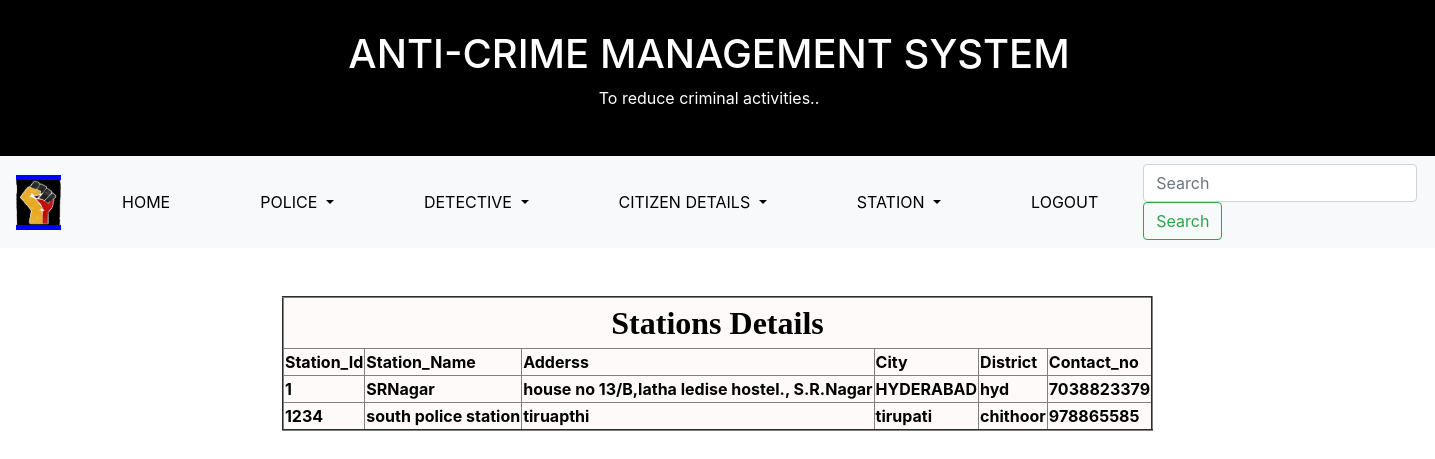
The page /viwestation/ on the database its author committed.
### app/models.py (models this page shows)
class Station(models.Model):
    station_id= models.IntegerField(primary_key=True)
    station_name=models.CharField(max_length=20)
    address= models.CharField(max_length=100)
    city=models.CharField(max_length=20)
    district=models.CharField(max_length=20)
    contact_no=models.IntegerField()

### templates/viwestation.html (shortened to what this page needs)
<!DOCTYPE html>
{%load staticfiles%}
<html lang="en" dir="ltr">
  <head>
    <link href="https://stackpath.bootstrapcdn.com/bootstrap/4.4.1/css/bootstrap.min.css" rel="stylesheet">
  </head>
  <body>
    <div class="header">
      <h1>ANTI-CRIME MANAGEMENT SYSTEM</h1>
      <p>To reduce criminal activities..</p>
    </div>
    <nav class="navbar navbar-expand-lg navbar-light bg-light">
  <a class="navbar-brand" href="https://www.aiacb.com/">
  <img src="{%static "images/brand2.jpg"%}" alt="" height="45px" width="45px">
  </a>
  <div class="collapse navbar-collapse" id="navbarSupportedContent">
    <ul class="navbar-nav mr-auto">
      <li class="nav-item active">
        <a class="nav-link" href="/adminlog/">HOME <span class="sr-only">(current)</span></a>
      </li>
      <li class="nav-item dropdown">
        <a class="nav-link dropdown-toggle" href="#" id="navbardrop" data-toggle="dropdown">
          POLICE
        </a>
      <li class="nav-item dropdown">
        <a class="nav-link dropdown-toggle" href="#" id="navbardrop" data-toggle="dropdown">
          DETECTIVE
        </a>
      </li>
      <li class="nav-item dropdown">
        <a class="nav-link dropdown-toggle" href="#" id="navbardrop" data-toggle="dropdown">
          CITIZEN DETAILS
        </a>
      </li>
      <li class="nav-item dropdown">
        <a class="nav-link dropdown-toggle" href="#" id="navbardrop" data-toggle="dropdown">
          STATION
        </a>
      </li>
      <li class="nav-item active">
        <a class="nav-link" href="/index/">LOGOUT <span class="sr-only">(current)</span></a>
      </li>
    </ul>
    <form class="form-inline my-2 my-lg-0">
      <input class="form-control mr-sm-2" type="search" placeholder="Search" aria-label="Search">
      <button class="btn btn-outline-success my-2 my-sm-0" type="submit">Search</button>
    </form>
  </div>
</nav><br>
<br>
<center>
<table align="centre" bgcolor="#fffafa" border="2">
 <tr>
        <th colspan="6"><center><font size="6" face="Arial Black">
            Stations Details</font></center>
        </th>
    <tr>
        <th>Station_Id</th>
        <th>Station_Name</th>
        <th>Adderss</th>
        <th>City</th>
        <th>District</th>
        <th>Contact_no</th>
        </tr>
    {%  for x in object_list %}
    <tr>
        <th>{{ x.station_id }}</th>
        <th>{{ x.station_name }}</th>
        <th>{{ x.address }}</th>
        <th>{{ x.city }}</th>
        <th>{{ x.district }}</th>
        <th>{{ x.contact_no }}</th>
        </tr>
    {% endfor %}
</table></center>
</body>
</html></doctype>

### templates/viwestation.html (style rules this page uses)
.header { padding: 30px; padding-right: 47px; text-align: center; background: black; color: white; }
.navbar-brand { background-color:blue; color: white; }
body { background: url(https://images.unsplash.com/uploads/141103282695035fa1380/95cdfeef?ixlib=rb-1.2.1&ixid=MXwxMjA3fDB8MHxwaG90by1wYWdlfHx8fGVufDB8fHw%3D&auto=format&fit=crop&w=1274&q=80); background-repeat: no-repeat; background-size: cover; color: black; }
#navbarSupportedContent a { float: left; display: block; color: black; text-align: center; padding: 12px 45px; text-decoration:none; }

### rows shown on the page
Station: station_id "1", station_name "SRNagar", address "house no 13/B,latha ledise hostel., S.R.Nagar", city "HYDERABAD", district "hyd", contact_no "7038823379"
Station: station_id "1234", station_name "south police station", address "tiruapthi", city "tirupati", district "chithoor", contact_no "978865585"
